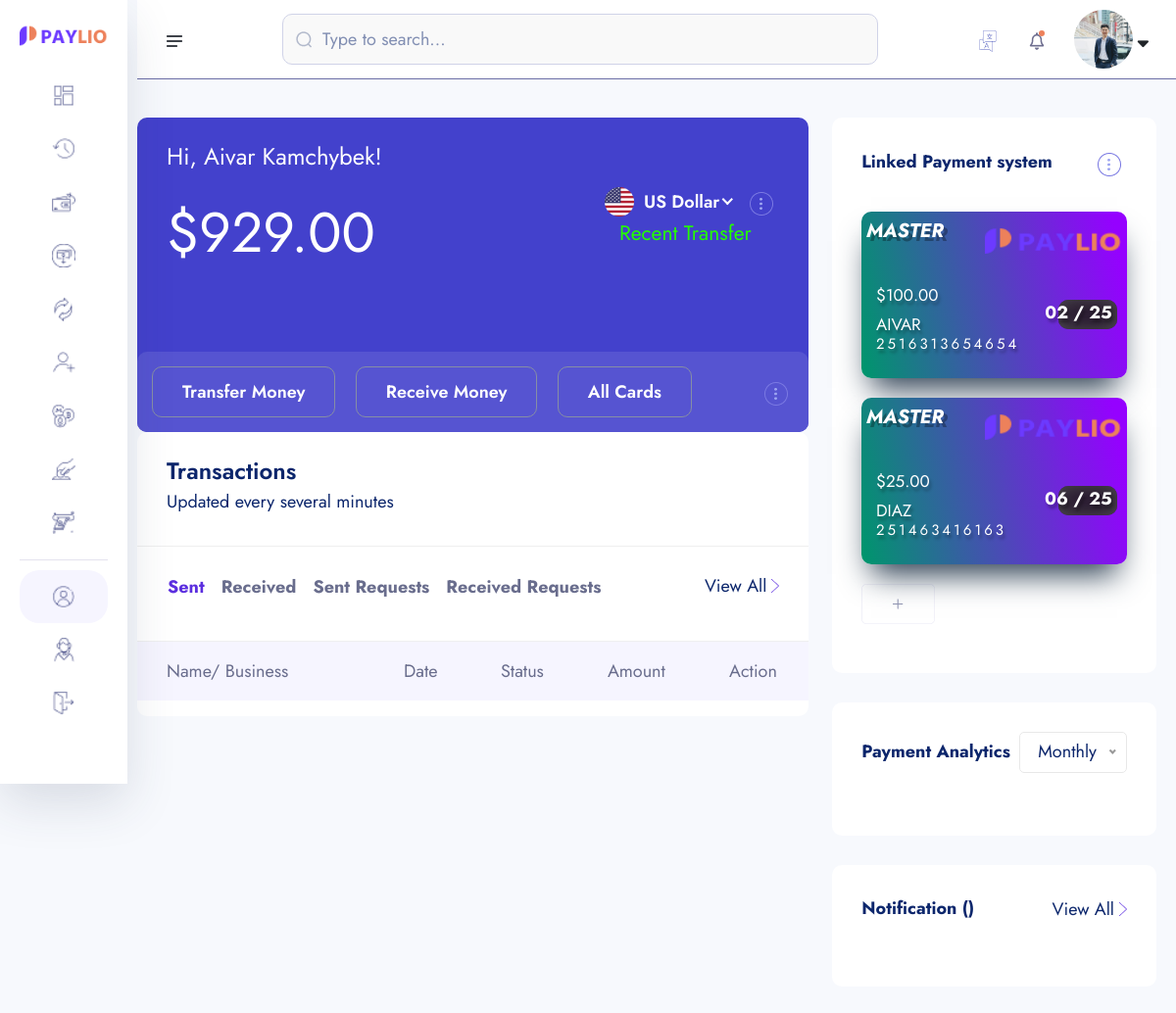
Before: /account/dashboard/ (signed in) with the older database file.
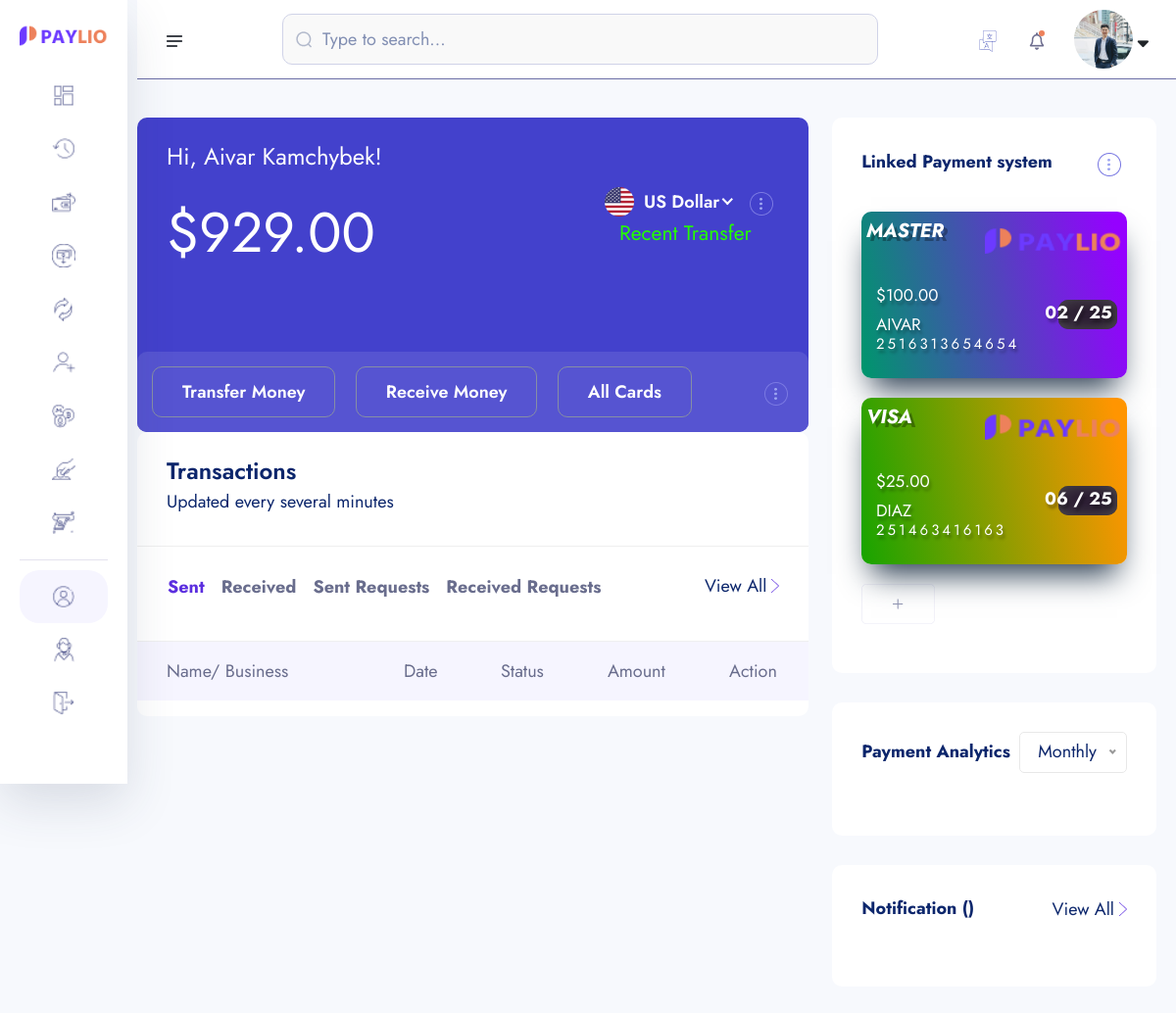
After: the same page with the newer database file.
### core/models.py (models this page shows, shortened)
class CreditCard(models.Model):
    user = models.ForeignKey(User, on_delete=models.CASCADE)
    card_id = ShortUUIDField(unique=True, length=15, max_length=20, prefix="CARD", alphabet="1234567890")
    name = models.CharField(max_length=100)
    number = models.CharField(max_length=15)
    month = models.CharField(max_length=2)
    year = models.CharField(max_length=4)
    cvv = models.IntegerField()
    amount = models.DecimalField(max_digits=12, decimal_places=2, default=0.00)
    card_type = models.CharField(choices=CARD_TYPE, max_length=20, default="master")
    card_status = models.BooleanField(default=True)
    date = models.DateTimeField(auto_now_add=True)

### account/views.py (the view)
# urls.py: path("dashboard/", views.dashboard, name="dashboard"),
def dashboard(request):
    if request.user.is_authenticated:
        try:
            kyc = KYC.objects.get(user=request.user)
        except:
            messages.warning(request, "You need to submit your kyc")
            return redirect("account:kyc-reg")
        account = Account.objects.get(user=request.user)
        credit_card = CreditCard.objects.filter(user=request.user)
        if request.method == "POST":
            form = CreditCardForm(request.POST)
            if form.is_valid():
                new_form = form.save(commit=False)
                new_form.user = request.user
                new_form.save()
                card_id = new_form.card_id
                messages.success(request, "Card Added Successfully.")
                return redirect("account:dashboard")
        else:
                form = CreditCardForm()
    else:
        messages.warning(request, "You need to login to access the dashboard")
        return redirect("userauths:sign-in")
    context = {
        "kyc":kyc,
        "account":account,
        "form":form,
        "credit_card":credit_card,
    }
    return render(request, "account/dashboard.html", context)

### core/forms.py
class CreditCardForm(forms.ModelForm):
    name = forms.CharField(widget=forms. TextInput(attrs={"placeholder":"Card Holder Name"}))
    number = forms.CharField(widget=forms. TextInput(attrs={"placeholder":"Card Number"}))
    month = forms.CharField(widget=forms. TextInput(attrs={"placeholder":"Expiry Month"}))
    year = forms.CharField(widget=forms. TextInput(attrs={"placeholder":"Expiry Month"}))
    cvv = forms.CharField(widget=forms. TextInput(attrs={"placeholder":"CVV"}))
    class Meta:
        model = CreditCard
        fields = ['name', 'number', 'month', 'year', 'cvv', 'card_type']

### templates/account/dashboard.html (shortened to what the changed rows need)
{% extends "partials/dashboard-base.html" %}
{% load static %}
{% load humanize %}
{% block content %}
    <section class="dashboard-section body-collapse">
        <div class="overlay pt-120">
            <div class="container-fruid">
                <div class="row">
                    <div class="col-xl-8 col-lg-7">
                        <div class="section-content">
                            <div class="acc-details">
                                <div class="top-area">
                                    <div class="left-side">
                                        <h2>${{account.account_balance|intcomma}}</h2>
                                    </div>
                                </div>
                            </div>
                            <div class="transactions-area">
                                <div class="tab-content mt-40">
                                    <div class="tab-pane fade show active" id="latest" role="tabpanel" aria-labelledby="latest-tab">
                                        <div class="table-responsive">
                                            <table class="table">
                                                <thead>
                                                    <tr>
                                                        <th scope="col">Name/ Business</th>
                                                        <th scope="col">Date</th>
                                                        <th scope="col">Status</th>
                                                        <th scope="col">Amount</th>
                                                        <th scope="col">Action</th>
                                                    </tr>
                                                </thead>
                                            </table>
                                        </div>
                                    </div>
                                </div>
                            </div>
                        </div>
                    </div>
                    <div class="col-xl-4 col-lg-5">
                        <div class="side-items">
                            <div class="single-item">
                                <div class="row">
                                    {% for c in credit_card %}
                                        <a href="{% url 'core:card-detail' c.card_id %}">
                                            <div class="col-12">
                                                <div class="card__main">
                                                    <div class="{% if c.card_type == 'verve' %}Front_card{% endif %}    {% if c.card_type == 'master' %}masterCard{% endif %}    {% if c.card_type == 'visa' %}visaCard{% endif %}">
                                                    <div class="top_card">
                                                        <span class="visa">{{c.card_type|upper}}</span>
                                                        <div class="logo">
                                                            <img src="{% static 'assets1/images/logo.png' %}" class="logo" alt="logo">
                                                        </div>
                                                    </div>
                                                    <div class="middle_card">
                                                        <span class="chip"></span>
                                                        <div class="card_number">{{c.number}}</div>
                                                    </div>
                                                    <div class="bottom_card">
                                                        <div class="card_info">
                                                        <div class="card_holder_name">${{c.amount|intcomma}}</div>
                                                        <div class="card_holder_name">{{c.name}}</div>
                                                        </div>
                                                        <div class="card_info">
                                                        <div class="card_holder_info">
                                                            <span class="expire_month" >{{c.month}}</span>
                                                            <span class="slash">/</span>
                                                            <span class="expire_year">{{c.year}}</span>
                                                        </div>
                                                        </div>
                                                    </div>
                                                    </div>
                                                    <div class="back_card">
                                                    <div class="top_card">
                                                        <div class="cvc_strip">
                                                        <span class="cvc_number">000</span>
                                                        </div>
                                                    </div>
                                                    <div class="bottom_card">
                                                        <div class="flex">
                                                        <div class="logo1">
                                                        </div>
                                                        </div>
                                                    </div>
                                                    </div>
                                                </div>
                                            </div>
                                        </a>
                                    {% endfor %}
                                </div>
                            </div>
                        </div>
                    </div>
                </div>
            </div>
        </div>
    </section>
    {% endblock content %}

Changed rows visible on the page:
changed CreditCard "DIAZ": card_type "MASTER" → "VISA"
